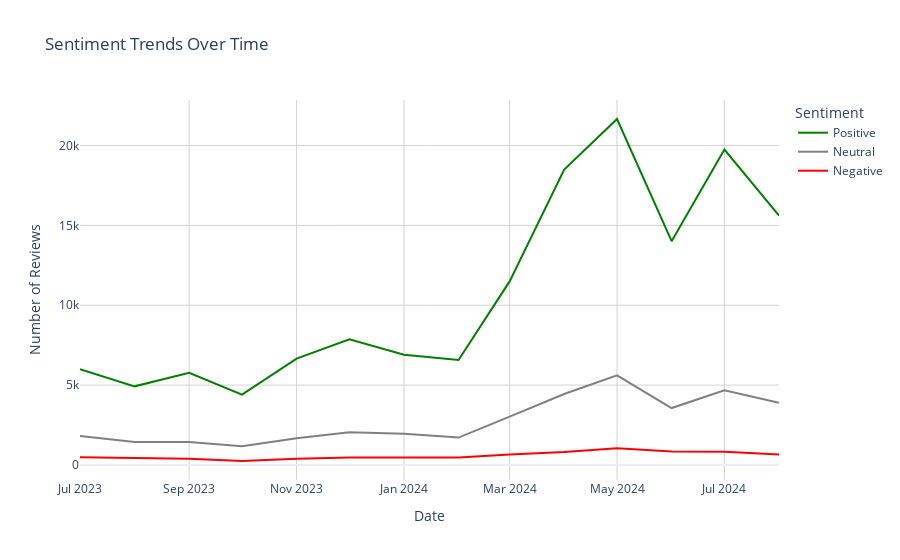

The notebook cell this image was saved under:
### Code cell
# convert 'Review Date' to datetime format
df['Review Date'] = pd.to_datetime(df['Review Date'])

# aggregate sentiment counts by date
sentiment_over_time = df.groupby([df['Review Date'].dt.to_period('M'), 'Sentiment']).size().unstack(fill_value=0)

# convert the period back to datetime for plotting
sentiment_over_time.index = sentiment_over_time.index.to_timestamp()

fig = go.Figure()

fig.add_trace(go.Scatter(x=sentiment_over_time.index, y=sentiment_over_time['Positive'],
                         mode='lines', name='Positive', line=dict(color='green')))
fig.add_trace(go.Scatter(x=sentiment_over_time.index, y=sentiment_over_time['Neutral'],
                         mode='lines', name='Neutral', line=dict(color='gray')))
fig.add_trace(go.Scatter(x=sentiment_over_time.index, y=sentiment_over_time['Negative'],
                         mode='lines', name='Negative', line=dict(color='red')))

fig.update_layout(
    title='Sentiment Trends Over Time',
    xaxis_title='Date',
    yaxis_title='Number of Reviews',
    plot_bgcolor='white',  
    paper_bgcolor='white',  
    legend_title_text='Sentiment',
    xaxis=dict(showgrid=True, gridcolor='lightgray'), 
    yaxis=dict(showgrid=True, gridcolor='lightgray')
)

fig.show()

### Figure 1 — Plotly figure (JSON) as saved in the notebook; plotly's stock layout.template omitted (floating-point values rounded to 4 significant figures)
{"data": [{"line": {"color": "green"}, "mode": "lines", "name": "Positive", "type": "scatter", "x": ["2023-07-01T00:00:00", "2023-08-01T00:00:00", "2023-09-01T00:00:00", "2023-10-01T00:00:00", "2023-11-01T00:00:00", "2023-12-01T00:00:00", "2024-01-01T00:00:00", "2024-02-01T00:00:00", "2024-03-01T00:00:00", "2024-04-01T00:00:00", "2024-05-01T00:00:00", "2024-06-01T00:00:00", "2024-07-01T00:00:00", "2024-08-01T00:00:00"], "y": [5994, 4922, 5771, 4408, 6658, 7866, 6904, 6573, 11494, 18491, 21663, 14014, 19750, 15614]}, {"line": {"color": "gray"}, "mode": "lines", "name": "Neutral", "type": "scatter", "x": ["2023-07-01T00:00:00", "2023-08-01T00:00:00", "2023-09-01T00:00:00", "2023-10-01T00:00:00", "2023-11-01T00:00:00", "2023-12-01T00:00:00", "2024-01-01T00:00:00", "2024-02-01T00:00:00", "2024-03-01T00:00:00", "2024-04-01T00:00:00", "2024-05-01T00:00:00", "2024-06-01T00:00:00", "2024-07-01T00:00:00", "2024-08-01T00:00:00"], "y": [1810, 1439, 1433, 1169, 1667, 2048, 1952, 1715, 3022, 4445, 5614, 3562, 4682, 3892]}, {"line": {"color": "red"}, "mode": "lines", "name": "Negative", "type": "scatter", "x": ["2023-07-01T00:00:00", "2023-08-01T00:00:00", "2023-09-01T00:00:00", "2023-10-01T00:00:00", "2023-11-01T00:00:00", "2023-12-01T00:00:00", "2024-01-01T00:00:00", "2024-02-01T00:00:00", "2024-03-01T00:00:00", "2024-04-01T00:00:00", "2024-05-01T00:00:00", "2024-06-01T00:00:00", "2024-07-01T00:00:00", "2024-08-01T00:00:00"], "y": [479, 440, 389, 247, 394, 461, 457, 460, 659, 803, 1048, 835, 827, 656]}], "layout": {"legend": {"title": {"text": "Sentiment"}}, "paper_bgcolor": "white", "plot_bgcolor": "white", "title": {"text": "Sentiment Trends Over Time"}, "xaxis": {"gridcolor": "lightgray", "showgrid": true, "title": {"text": "Date"}}, "yaxis": {"gridcolor": "lightgray", "showgrid": true, "title": {"text": "Number of Reviews"}}}}
